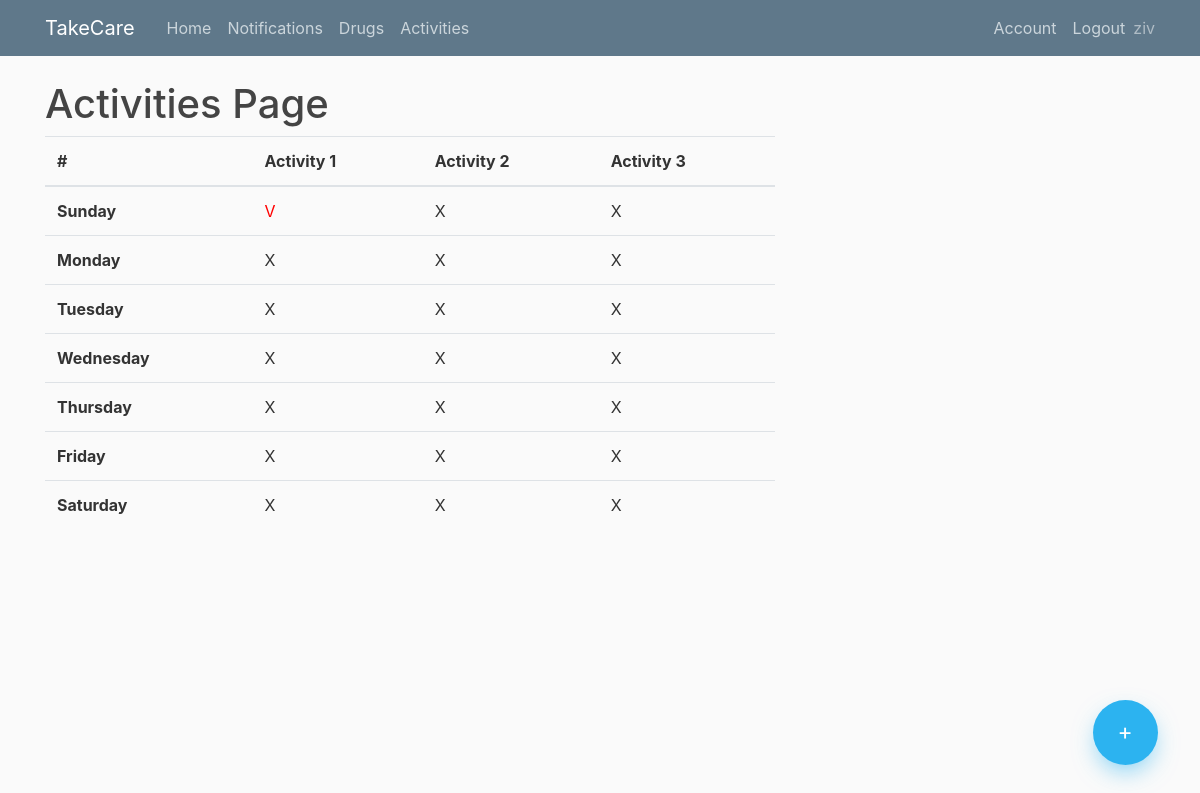
Page /activities (signed in) on the earlier database version.
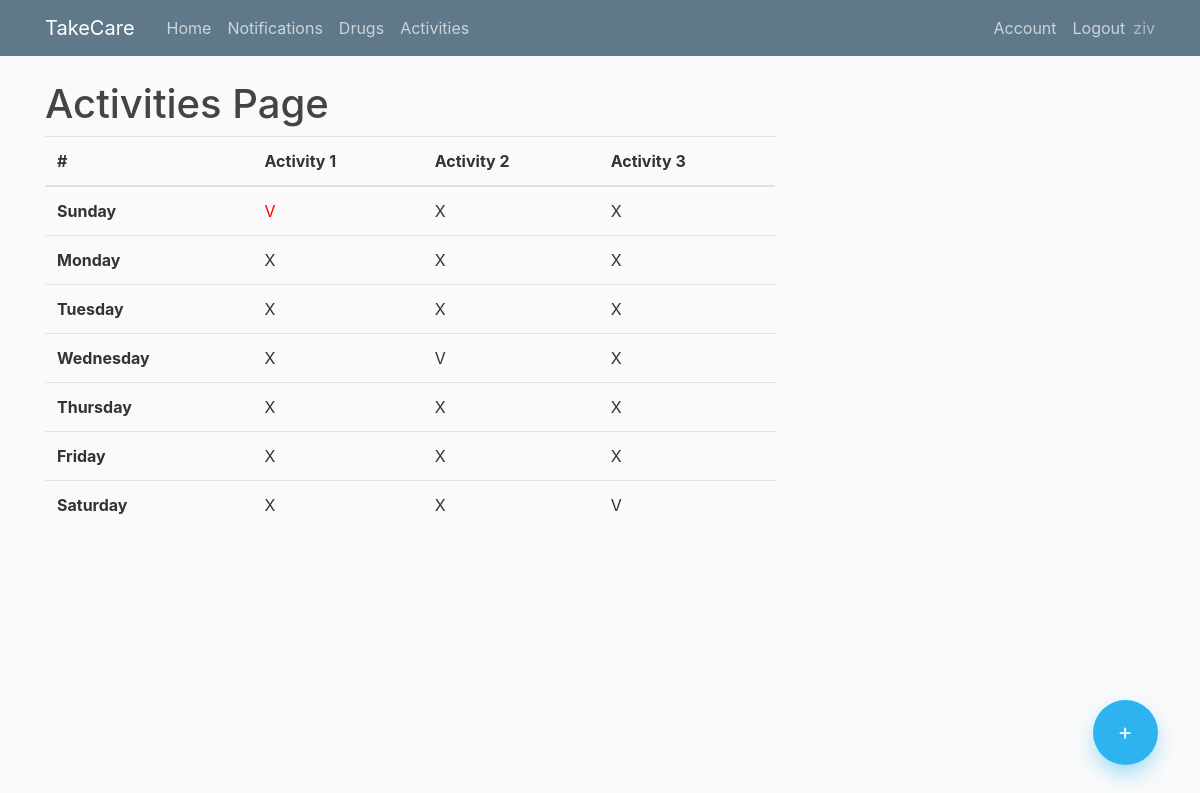
Same page on the later database version.
### app/models.py (models this page shows, shortened)
class User(db.Model, UserMixin):
    id = db.Column(db.Integer, primary_key=True)
    username = db.Column(db.String(20), unique=True,nullable=False)
    email = db.Column(db.String(100), unique=True,nullable=False)
    image_file = db.Column(db.String(100),nullable=False,default='default.jpg')
    password= db.Column(db.String(60),nullable=False)
    ElderlyUser = db.relationship('Elderlyuser',backref='creator',lazy=True )
    Notifications = db.relationship('Notification',backref='creator',lazy=True )
    Drugs = db.relationship('Drug',backref='creator',lazy=True )

class Activities(db.Model):
    id = db.Column(db.Integer, primary_key=True)
    day= db.Column(db.Integer, nullable=False)
    activity1= db.Column(db.Boolean, nullable=False)
    activity2= db.Column(db.Boolean, nullable=False)
    activity3= db.Column(db.Boolean, nullable=False)
    user_id = db.Column(db.Integer, db.ForeignKey('user.id'), nullable=False)
    elderly_user_id = db.Column(db.Integer, db.ForeignKey('elderlyuser.id'), nullable=False)

### app/routes.py (the view)
@app.route("/activities")
@login_required
def activities():
    if current_user.is_authenticated:
        activities = Activities.query.filter_by(user_id=current_user.id).order_by(Activities.day.asc())
        d1 = Activities.query.filter_by(user_id=current_user.id, day=1).first()
        d2 = Activities.query.filter_by(user_id=current_user.id, day=2).first()
        d3 = Activities.query.filter_by(user_id=current_user.id, day=3).first()
        d4 = Activities.query.filter_by(user_id=current_user.id, day=4).first()
        d5 = Activities.query.filter_by(user_id=current_user.id, day=5).first()
        d6 = Activities.query.filter_by(user_id=current_user.id, day=6).first()
        d7 = Activities.query.filter_by(user_id=current_user.id, day=7).first()
        return render_template("activities.html",activities=activities, title="activities",d1=d1,d2=d2,d3=d3,d4=d4,d5=d5,d6=d6,d7=d7)
    else:
        return render_template("home.html")

### app/models.py (called while the page is built)
@login_manager.user_loader
def load_user(user_id):
    return User.query.get(int(user_id))

### app/templates/activities.html
{% extends "layout.html" %}
{% block content %}
  <h1>Activities Page</h1>
  <div class="floating-container">
      <a class="floating-button" href="{{ url_for('add_activity')}}"> +</a>
  </div>
        <table class="table">
            <thead>
              <tr>
                <th scope="col">#</th>
                <th scope="col">Activity 1</th>
                <th scope="col">Activity 2</th>
                <th scope="col">Activity 3</th>
              </tr>
            </thead>
            <tbody>
              <tr>
                <th scope="row">Sunday</th>
                <td style="{{ 'color: red;' if d1 and d1.activity1 else 'color: green;' }}">{{ 'V' if d1 and d1.activity1 else 'X' }}</td>
                <td>{{ 'Yes' if d1 and d1.activity2 else 'X' }}</td>
                <td>{{ 'Yes' if d1 and d1.activity3 else 'X' }}</td>
              </tr>
              <tr>
                <th scope="row">Monday</th>
                <td>{{ 'V' if d2 and d2.activity1 else 'X' }} </td>
                <td>{{ 'V' if d2 and d2.activity2 else 'X' }}  </td>
                <td>{{ 'V' if d2 and d2.activity3 else 'X' }}</td>
              </tr>
              <tr>
                <th scope="row">Tuesday</th>
                <td>{{ 'V' if d3 and d3.activity1 else 'X' }} </td>
                <td>{{ 'V' if d3 and d3.activity2 else 'X' }}</td>
                <td>{{ 'V' if d3 and d3.activity3 else 'X' }}</td>
              </tr>
              <tr>
                <th scope="row">Wednesday</th>
                <td>{{ 'V' if d4 and d4.activity1 else 'X' }} </td>
                <td>{{ 'V' if d4 and d4.activity2 else 'X' }}</td>
                <td>{{ 'V' if d4 and d4.activity3 else 'X' }}</td>
              </tr>
              <tr>
                <th scope="row">Thursday</th>
                <td>{{ 'V' if d5 and d5.activity1 else 'X' }} </td>
                <td>{{ 'V' if d5 and d5.activity2 else 'X' }}</td>
                <td>{{ 'V' if d5 and d5.activity3 else 'X' }}</td>
              </tr>
              <tr>
                <th scope="row">Friday</th>
                <td>{{ 'V' if d6 and d6.activity1 else 'X' }} </td>
                <td>{{ 'V' if d6 and d6.activity2 else 'X' }}</td>
                <td>{{ 'V' if d6 and d6.activity3 else 'X' }}</td>
              </tr>
              <tr>
                <th scope="row">Saturday</th>
                <td>{{ 'V' if d7 and d7.activity1 else 'X' }} </td>
                <td>{{ 'V' if d7 and d7.activity2 else 'X' }}</td>
                <td>{{ 'V' if d7 and d7.activity3 else 'X' }}</td>
              </tr>
            </tbody>
          </table>
{% endblock content %}

### app/templates/layout.html (shortened to what this page needs)
<!DOCTYPE html>
<html>
<head>
    <link rel="stylesheet" href="https://maxcdn.bootstrapcdn.com/bootstrap/4.0.0/css/bootstrap.min.css">
    <link rel="stylesheet" type="text/css" href="{{ url_for('static', filename='main.css') }}">
</head>
<body>
    <header class="site-header">
      <nav class="navbar navbar-expand-md navbar-dark bg-steel fixed-top">
        <div class="container">
          <a class="navbar-brand mr-4" href="/">TakeCare</a>
          <div class="collapse navbar-collapse" id="navbarToggle">
            <div class="navbar-nav mr-auto">
              <a class="nav-item nav-link" href="{{url_for('home')}}">Home</a>
              <a class="nav-item nav-link" href="{{url_for('notification')}}">Notifications</a>
              <a class="nav-item nav-link" href="{{url_for('drugs')}}">Drugs</a>
              <a class="nav-item nav-link" href="{{url_for('activities')}}">Activities</a>
            </div>
            {% if not current_user.is_authenticated %}
            <div class="navbar-nav">
              <a class="nav-item nav-link" href="{{url_for('login')}}">Login</a>
              <a class="nav-item nav-link" href="{{url_for('register')}}">Register</a>
            </div>
            {% else %}
            <div class="navbar-nav">
              <a class="nav-item nav-link" href="{{url_for('account')}}">Account</a>
              <a class="nav-item nav-link" href="{{url_for('logout')}}">Logout</a>
              <sapn class="navbar-text">{{current_user.username}}</span>
            </div>
            {% endif %}
          </div>
        </div>
      </nav>
    </header>
    <main role="main" class="container">
      <div class="row">
        <div class="col-md-8">
          {% block content %} {% endblock %}
        </div>
    </main>
</body>
</html>

### app/static/main.css (style rules this page uses)
body { background: #fafafa; color: #333333; margin-top: 5rem; }
h1, h2, h3, h4, h5, h6 { color: #444444; }
.bg-steel { background-color: #5f788a; }
.site-header .navbar-nav .nav-link { color: #cbd5db; }
.floating-container { position: fixed; width: 100px; height: 100px; bottom: 0; right: 0; margin: 35px 25px; }
.floating-container .floating-button { position: absolute; width: 65px; height: 65px; background: #2cb3f0; bottom: 0; border-radius: 50%; left: 0; right: 0; margin: auto; color: white; line-height: 65px; text-align: center; font-size: 23px; z-index: 100; box-shadow: 0 10px 25px -5px rgba(44, 179, 240, 0.6); cursor: pointer; -webkit-transition: all 0.3s; transition: all 0.3s; }

Differences in the rows shown:
changed Activities (number 4 of 7 on the later page): activity2 "X" → "V"
changed Activities (number 7 of 7 on the later page): activity3 "X" → "V"
